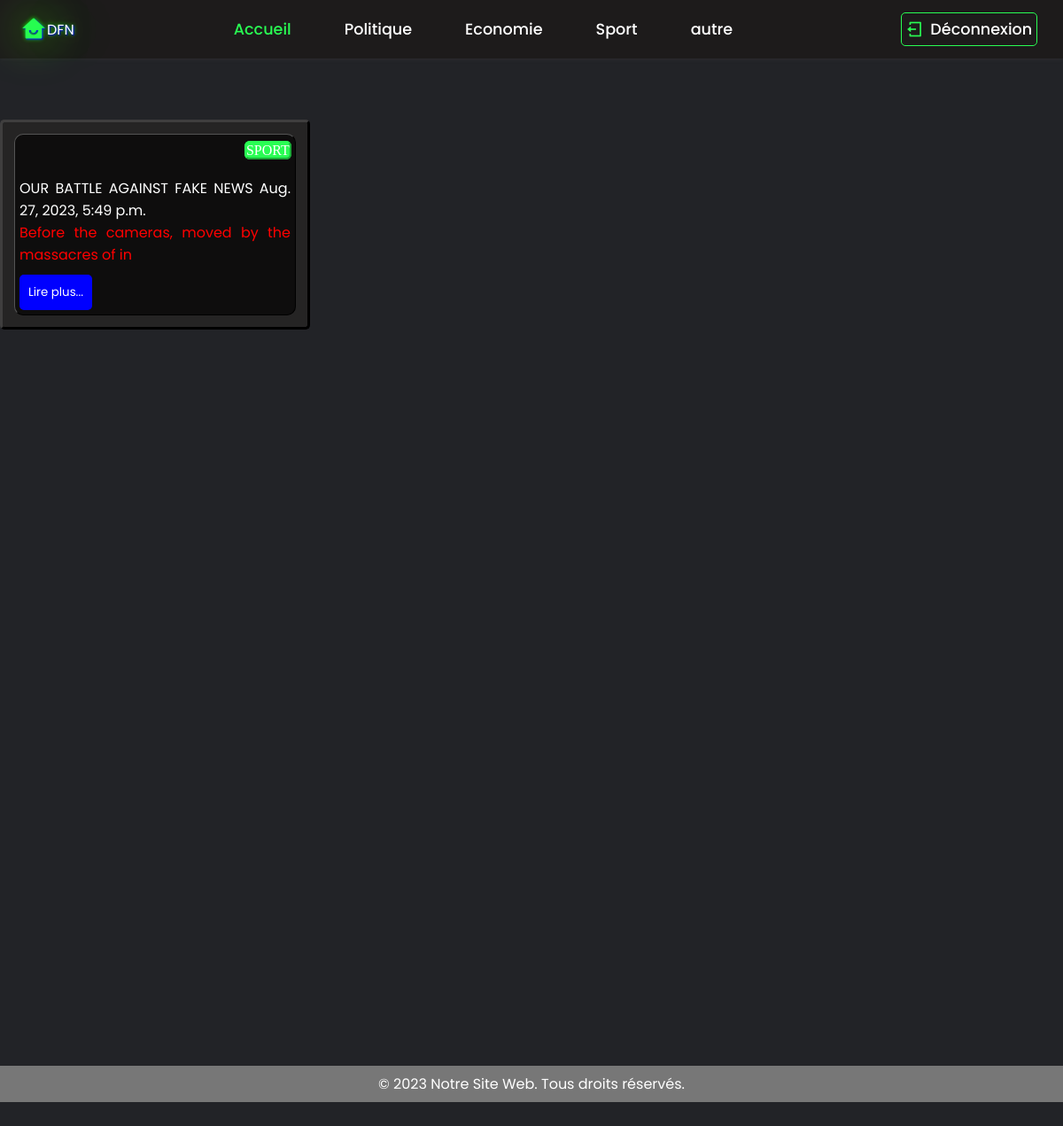
The page /sport/ on the database its author committed.
### myapp/models.py (models this page shows, shortened)
class PredictedParagraph(models.Model):
    CATEGORY_CHOICES = (
        ('POLITIQUE', 'POLITIQUE'),
        ('ECONOMIE', 'ECONOMIE'),
        ('SPORT', 'SPORT'),
        ('AUTRE', 'AUTRE'),
    )
    text = models.TextField()
    fake_p = models.DecimalField(max_digits=9, decimal_places=4, null=True)
    true_p = models.DecimalField(max_digits=9, decimal_places=4, null=True)
    created_at = models.DateTimeField(auto_now_add=True)
    titre = models.CharField(max_length=200, default='titre')
    category = models.CharField(max_length=10, choices=CATEGORY_CHOICES, default='autre')

### myproject/views.py (the view)
# urls.py: path('sport/', views.sport_view, name='sport'),
def sport_view(request):
    predicted_paragraphs = PredictedParagraph.objects.all()
    return render(request, 'sport.html', {'predicted_paragraphs': predicted_paragraphs})

### Templates/sport.html (shortened to what this page needs)
{% load static %}
<!DOCTYPE html>
<html lang="en">
<head>
<link rel="stylesheet" type="text/css" href="{% static 'style.css' %}">
  <link href="https://cdn.jsdelivr.net/npm/remixicon@2.5.0/fonts/remixicon.css"  rel="stylesheet">
  <link href="https://cdn.jsdelivr.net/npm/remixicon@3.4.0/fonts/remixicon.css" rel="stylesheet">
  <link rel="stylesheet" href="https://unpkg.com/boxicons@latest/css/boxicons.min.css">
</head>
<header>
    <a href="{% url 'home' %}" class="logo"><i class="ri-home-smile-fill"></i><sapn>DFN</sapn>
    </a>
    <ul class="navbar">
      <li><a href="{% url 'home' %}" class="active">Accueil</a></li>
      <li><a href="{% url 'poli' %}">Politique</a></li>
      <li><a href="{% url 'eco' %}">Economie</a></li>
      <li><a href="{% url 'sport' %}">Sport</a></li>
      <li><a href="{% url 'predict' %}">autre</a></li>
    </ul>
      <div class="main">
        <a href="{% url 'logout' %}" class="user"><i class="ri-logout-box-line"></i>Déconnexion</a>
        <div class="bx bx-menu" id="menu-icon"></div>
      </div>
  </header>
<body>
  <div class="news-list">
      <div class="news-container">
          {% for paragraph in predicted_paragraphs %}
          {% if  paragraph.category == 'SPORT' %}
          <div class="news-item" data-news-id="{{ paragraph.id }}">
          <div>  <span class="category" >{{ paragraph.category }}</span></div>
          <br>
              <span class="news-title">{{ paragraph.titre }}</span>
              <span class="news-date">{{ paragraph.created_at }}</span>
              <div class="news-preview">
                  <p>{{ paragraph.text|safe|slice:":100" }}</p>
                  <button class="read-more-button">Lire plus...</button>
              </div>
          </div>
          {%endif%}
          {% endfor %}
      </div>
  </div>
<footer>
    <p>&copy; 2023 Notre Site Web. Tous droits réservés.</p>
</footer>
</body>

### static/style.css (style rules this page uses)
* { padding:0; margin:0; box-sizing: border-box; font-family: 'Poppins', sans-serif; text-decoration: none; list-style: none; }
:root { --bg-color: #222327; --text-color:#fff; --main-color:#29fd53; }
body { height:max-content; color: var(--text-color); background-color: #222327; }
header { position:fixed; width:100%; top:0; right:0; z-index:1000; display:flex; align-items:center; justify-content: space-between; padding:28px 12%; transition:all .50s ; background-color: rgb(29, 27, 27); transition: background-color 0.3s ease; box-shadow: 0 2px 4px rgba(114, 111, 111, 0.1); }
.logo { display: flex; align-items: center; color: white; text-shadow: 1px 1px 2px rgb(0, 4, 255), 0 0 50px rgb(81, 255, 0), 0 0 5px rgb(25, 255, 4); margin-left: -8%; }
.logo i { color: var(--main-color); font-size:28px; margin-right: 1px; }
.navbar { display:flex; }
.navbar a { color:var(--text-color); font-size: 1.1rem; font-weight: 500; padding:5px 0; margin:0px 30px; transition: all .50s ease; }
.navbar a.active { color:var(--main-color); }
.main { display:flex; align-items: center; margin-right: -10%; }
.main a { margin-right:25px; margin-left:10px; color:var(--text-color); font-size: 1.1rem; font-weight: 500; transition:all .50s ease; }
.user { display: flex; align-items: center; border: 1px solid #ccc; border-radius: 5px; border-color:var(--main-color) ; padding:5px 5px 5px 5px; }
.user i { color:var(--main-color); font-size:20px; margin-right: 7px; }
#menu-icon { font-size: 35px; color:var(--text-color); cursor: pointer; z-index: 10001; display: none; }
@media (max-width:1280px ) { .logo { margin-left:0%; } }
@media (max-width:1280px ) { #menu-icon { display: block; margin-right:60px; } }
@media (max-width:1280px ) { header { padding:14px 2%; transition: .2s; } }
@media (max-width:1280px ) { .navbar a { padding:5px 0; transition:0px 20px; } }
button { display: block; width: 10%; padding: 10px; margin-top: 10px; background-color: var(--main-color); color: #fff; border: none; border-radius: 5px; cursor: pointer; }
footer { background-color: #777; padding: 8px; text-align: center; margin-top: 100%; color: white; }

### rows shown on the page
PredictedParagraph: category "SPORT", titre "OUR BATTLE AGAINST FAKE NEWS", created_at "Aug. 27, 2023, 5:49 p.m.", text "Before the cameras, moved by the massacres of in"
